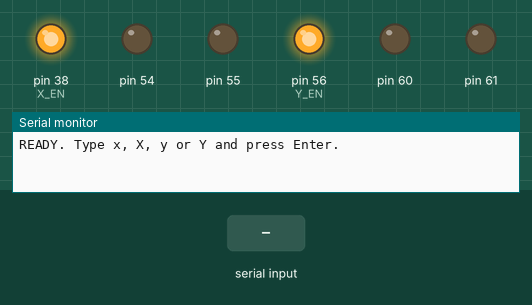
Recording of a sketch running on a simulated Arduino Mega 2560, built with avr-gcc and run on an emulated ATmega2560. Shown: output pins drawn as LEDs (lit = HIGH), the last lines printed to the serial monitor. The test bench sets the inputs (shaded band).

Above: at 1.2 s.
1.3 s: "x" received over Serial
At 2.5 s:
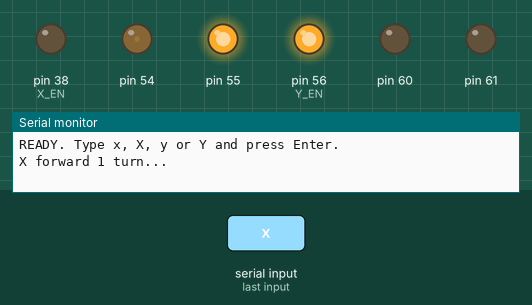
4.3 s: "X" received over Serial
At 4.8 s:
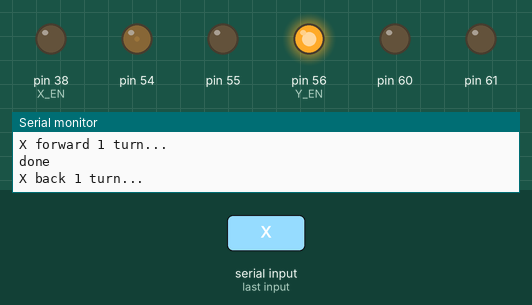
7.3 s: "y" received over Serial
At 8.2 s:
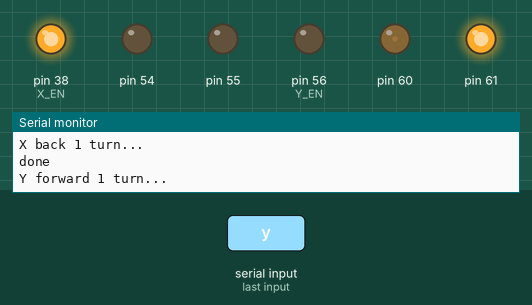
10.3 s: "Y" received over Serial
At 11.7 s:
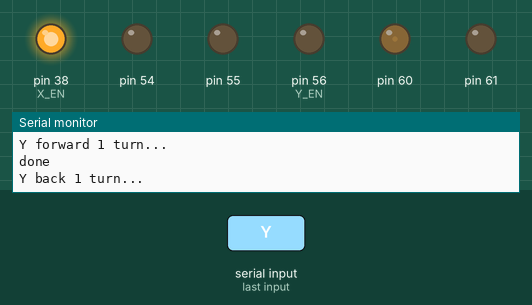
Timing chart, 0 to 14.0 s (numbered marks = the images above; inputs shaded):
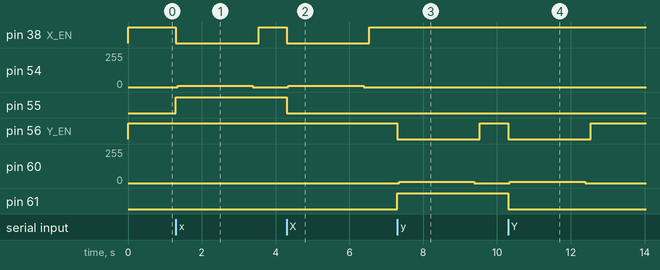

Measured:
- after the input at 1.3 s, pin 38 (X_EN): HIGH → LOW at once, → HIGH 2.2 s later; pin 54: 0/255 → 11/255 after 0.05 s, → 0/255 2.0 s later; pin 55: LOW → HIGH at once
- after the input at 4.3 s, pin 38 (X_EN): HIGH → LOW at once, → HIGH 2.2 s later; pin 54: 0/255 → 11/255 after 0.05 s, → 0/255 2.0 s later; pin 55: HIGH → LOW at once
- after the input at 7.3 s, pin 56 (Y_EN): HIGH → LOW at once, → HIGH 2.2 s later; pin 60: 0/255 → 11/255 after 0.05 s, → 0/255 2.0 s later; pin 61: LOW → HIGH at once
- after the input at 10.3 s, pin 56 (Y_EN): HIGH → LOW at once, → HIGH 2.2 s later; pin 60: 0/255 → 11/255 after 0.05 s, → 0/255 2.0 s later; pin 61: HIGH → LOW at once

The sketch:

motor_test.ino
```cpp
// motor_test.ino  -  first motion test for Arduino Mega + RAMPS 1.4 + DRV8825 (1/32 microstep)
// X slot = NEMA 17 (lead screw), Y slot = NEMA 8 (rotation)
// Serial Monitor at 115200 baud. Type a letter and press Enter:
//   x = X motor one turn forward     X = X motor one turn back
//   y = Y motor one turn forward     Y = Y motor one turn back
// The drivers are switched off between moves, so the motors stay cool.

const int X_STEP = 54, X_DIR = 55, X_EN = 38;
const int Y_STEP = 60, Y_DIR = 61, Y_EN = 56;

const long STEPS_PER_TURN = 200L * 32;   // 200 full steps x 1/32 microstepping
const int  STEP_DELAY_US  = 300;         // ~2 seconds per turn (slow and safe)

void moveMotor(int stepPin, int dirPin, int enPin, bool forward, long steps) {
  digitalWrite(dirPin, forward ? HIGH : LOW);
  digitalWrite(enPin, LOW);              // LOW = driver ON
  delay(5);
  for (long i = 0; i < steps; i++) {
    digitalWrite(stepPin, HIGH);
    delayMicroseconds(10);
    digitalWrite(stepPin, LOW);
    delayMicroseconds(STEP_DELAY_US);
  }
  delay(200);
  digitalWrite(enPin, HIGH);             // HIGH = driver OFF
}

void setup() {
  int outs[] = {X_STEP, X_DIR, X_EN, Y_STEP, Y_DIR, Y_EN};
  for (int p : outs) pinMode(p, OUTPUT);
  digitalWrite(X_EN, HIGH);
  digitalWrite(Y_EN, HIGH);
  Serial.begin(115200);
  Serial.println("READY. Type x, X, y or Y and press Enter.");
}

void loop() {
  if (!Serial.available()) return;
  char c = Serial.read();
  if (c == 'x')      { Serial.println("X forward 1 turn...");  moveMotor(X_STEP, X_DIR, X_EN, true,  STEPS_PER_TURN); }
  else if (c == 'X') { Serial.println("X back 1 turn...");     moveMotor(X_STEP, X_DIR, X_EN, false, STEPS_PER_TURN); }
  else if (c == 'y') { Serial.println("Y forward 1 turn...");  moveMotor(Y_STEP, Y_DIR, Y_EN, true,  STEPS_PER_TURN); }
  else if (c == 'Y') { Serial.println("Y back 1 turn...");     moveMotor(Y_STEP, Y_DIR, Y_EN, false, STEPS_PER_TURN); }
  else return;
  Serial.println("done");
}
```
